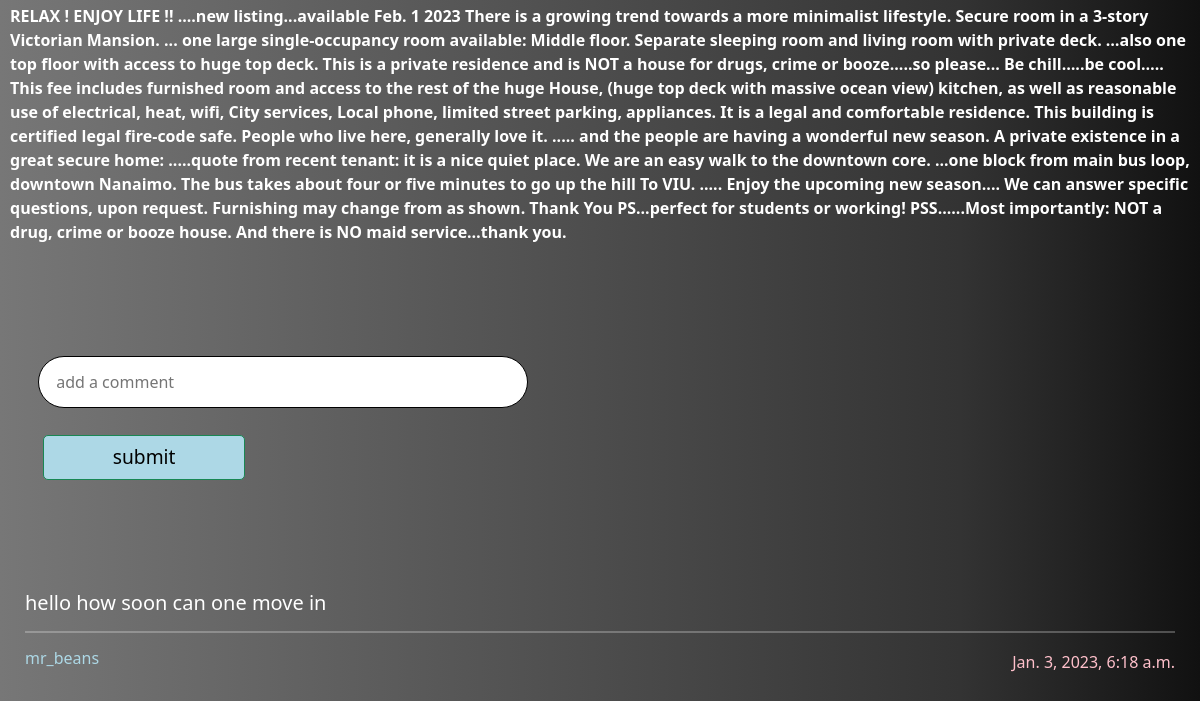
Page /listing/78 (signed in, lower part) on the earlier database version.
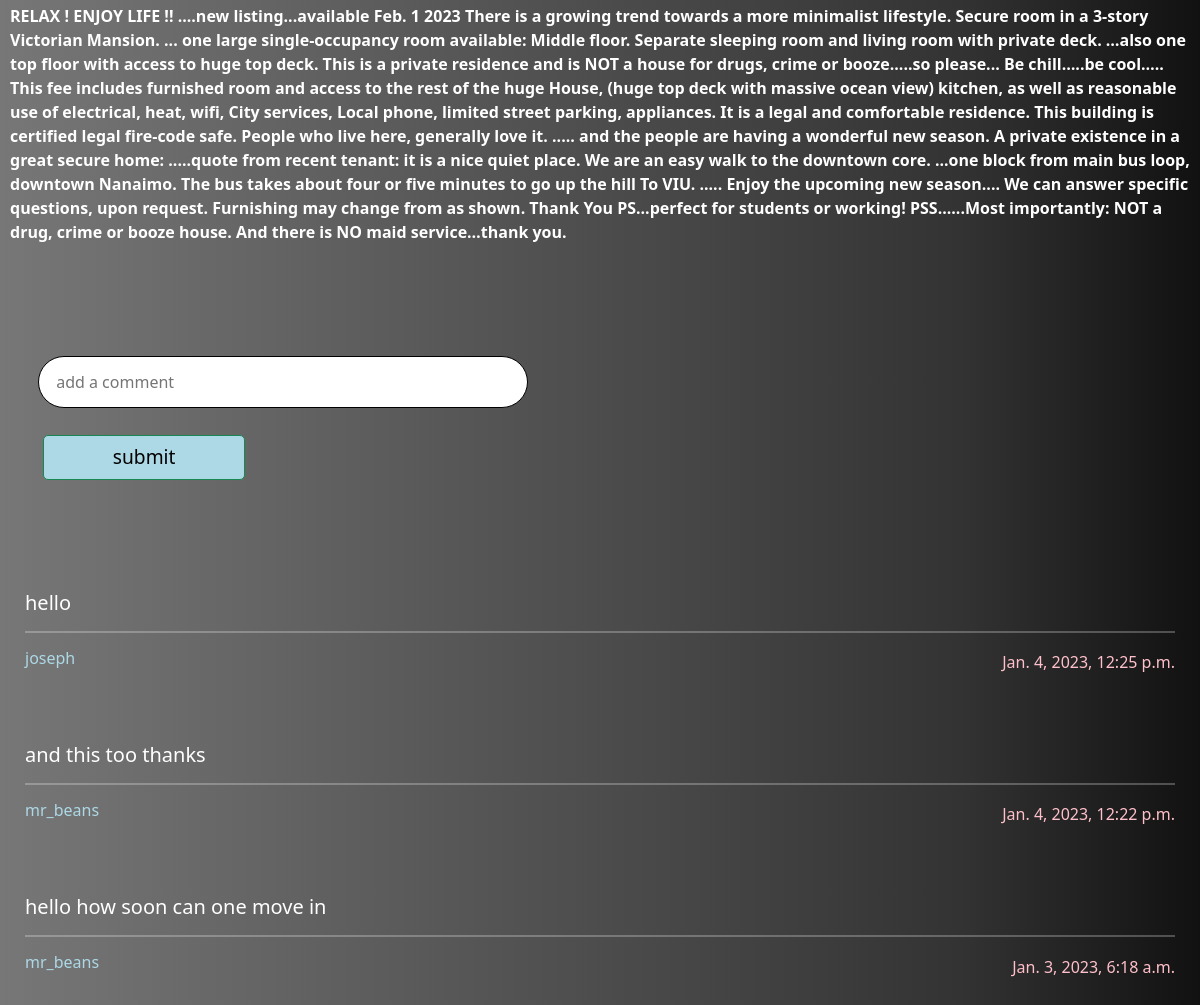
Same page on the later database version.
### auctions/models.py (models this page shows, shortened)
class Comment(models.Model):
    author = models.ForeignKey(User, on_delete=models.CASCADE, blank=True, related_name="author", default=None)
    auction_listing = models.ForeignKey(AuctionListing, on_delete=models.CASCADE, blank=True, related_name="auction_listing")
    comment = models.TextField(max_length=200 , default=None)
    created = models.DateTimeField(default = datetime.datetime.now)

class User(AbstractUser):
    pass

### auctions/views.py (the view)
# urls.py: path("listing/<int:listing_id>", views.listing, name='listing'),
@login_required(login_url='login')
def listing(request, listing_id):
    listing = AuctionListing.objects.get(pk=listing_id)
    created = listing.created
    seller = listing.seller_id
    user = request.user
    is_user_owner = (user.username == seller.username)
    watchlist = listing.watchlist
    isListingInWatchList = listing in user.watchlist.all()
    all_Comments = Comment.objects.filter(auction_listing = listing)
    context = {
        'title': listing.get_listing_title(),
        'description': listing.get_listing_description(),
        'imageUrl': listing.get_listing_image(),
        'startingBid': listing.get_listing_startingBid(),
        'isActive': listing.get_listing_isActive(),
        'category': listing.get_listing_category(),
        'isListingInWatchList': isListingInWatchList,
        'listing_id': listing_id,
        'listing': listing,
        'watchlist': watchlist,
        'all_Comments': all_Comments,
        'seller': seller,
        'user': user,
        'is_user_owner': is_user_owner,
        'created': created
    }
    return render(request, 'auctions/listing.html', context)

### auctions/models.py (called while the page is built)
    def __str__(self):
        return self.categoryName

    def get_listing_title(self):
        return self.title

    def get_listing_description(self):
        return self.description

    def get_listing_image(self):
        return self.imageUrl

    def get_listing_startingBid(self):
        return self.startingBid

    def get_listing_isActive(self):
        return self.isActive

    def get_listing_category(self):
        return self.category

### auctions/templates/auctions/listing.html (shortened to what this page needs)
{% extends "auctions/layout.html" %}
{% block body %}
<br>
<br><br>
<p class="" style="font-size:1.0rem;color:white; font-weight:bold;">{{description}}</p>
<br><br>
<div class="addto-bid">
  <div class="row" style="margin-left: 0px; margin-right: 0px;">
    <div class="col-md-6" style="padding-left: 0px; padding-right: 0px;">
      <br><br>
    </div>
  </div>
</div>
<div class="row mx-3">
    <form class="" action="{% url 'comment' listing_id %}" method="POST">
        <input type="text" name="comment" value="" placeholder=" add a comment" style="width: 490px; padding: 13px; border-radius: 35px; border: 1px solid black; font-size: 16px; background-color: white; color: black; outline: none; margin-bottom: 3px;">
          <br><br>
        <button type="submit" class="btn btn-success" name="button" style=" width: 18%; padding: 7px; font-size: 1.2rem; border-radius: 5px; margin-left:5px; background-color: lightblue; color: black; ">
          submit
        </button>
    </form>
</div>
<br><br><br><br>
<ul class="list-group">
{% for comment in all_Comments reversed %}
{%if comment.author == user%}
<li class="list-group-item" style=" margin-left:0px;  width: 100%; padding: 15px; border-radius: 20px; border: 0px solid black; font-size: 16px; background-color: #212121f2; background-color: transparent; color: white; outline: none;">
  <h5>{{comment.comment}} </h5>
  <hr style="width=100%; border: 0.1px solid white; color=white;">
  <h6 style = "color: lightblue;">you</h6>
  <p style ="color: pink; justify-content: right; text-align: right; margin-top: -26px;">{{comment.created}}</p>
</li>
<br>
{%else%}
  <li class="list-group-item" style=" margin-left:0px;  width: 100%; padding: 15px; border-radius: 20px; border: 0px solid black; font-size: 16px; background-color: #212121f2; background-color: transparent; color: white; outline: none;">
    <h5>{{comment.comment}} </h5>
    <hr style="width=100%; border: 0.1px solid white; color=white;">
    <h6 style = "color: lightblue;">{{comment.author.username}} </h6>
    <p style ="color: pink; justify-content: right; text-align: right; margin-top: -26px;">{{comment.created}}</p>
  </li>
  <br>
{%endif%}
{% endfor %}
</ul>
{% endblock %}

Differences in the rows shown:
added Comment: comment "hello", author.username "joseph", created "Jan. 4, 2023, 12:25 p.m."
added Comment: comment "and this too thanks", author.username "mr_beans", created "Jan. 4, 2023, 12:22 p.m."
